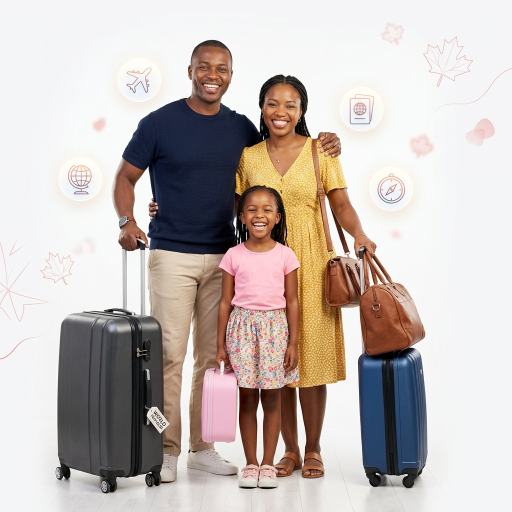
#> input picture staticfiles.failed-20260916124634/img/african_family_canada.2d25e731bcdc.png, 1024 x 1024 px (shown at 1/2 size)
$ python -i utils.py   (imports and definitions only)
#> lines starting #> are read from the running program, lines starting #| are printed output that depends on the picture
#> further down, picture is the input picture: PIL image 1024x1024 RGB; mean R, G, B 196.6, 187.1, 182.5
from PIL import Image, ImageOps
import cv2
import numpy as np
from pathlib import Path

# Spécifications minimales (MVP) — valeurs usuelles (peuvent être affinées)
PHOTO_SPECS = {
    "dv_lottery":  {"label":"DV Lottery (Green Card)", "size": (600, 600), "fmt": "JPEG", "bg": (255,255,255)},
    "france_visa": {"label":"Visa France",              "size": (413, 531), "fmt": "JPEG", "bg": (255,255,255)},  # ~35x45mm @300dpi
    "canada_visa": {"label":"Visa Canada",              "size": (591, 827), "fmt": "JPEG", "bg": (255,255,255)},  # ~50x70mm @300dpi
    "uk_visa":     {"label":"Visa UK",                  "size": (600, 750), "fmt": "JPEG", "bg": (255,255,255)},  # ratio 4:5
}

def _detect_face_bbox(pil_img: Image.Image):
    """Détection visage (approx) via Haar cascade. Retourne (x,y,w,h) ou None."""
    try:
        cv_img = cv2.cvtColor(np.array(pil_img.convert("RGB")), cv2.COLOR_RGB2BGR)
        gray = cv2.cvtColor(cv_img, cv2.COLOR_BGR2GRAY)
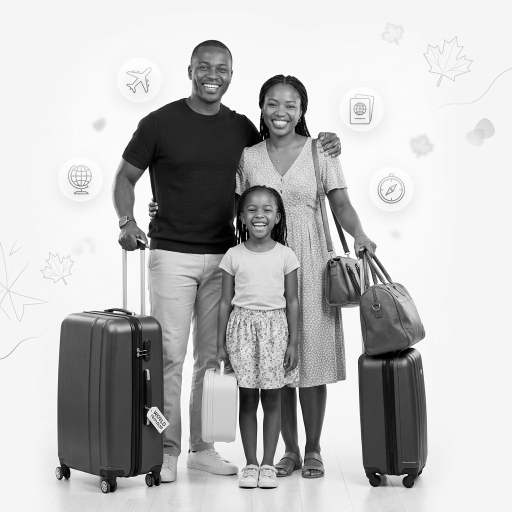
#> gray: shape (1024, 1024) (shown at 1/2 size); min 0, max 255, mean 189.4
        cascade_path = cv2.data.haarcascades + "haarcascade_frontalface_default.xml"
        face_cascade = cv2.CascadeClassifier(cascade_path)
        faces = face_cascade.detectMultiScale(gray, scaleFactor=1.15, minNeighbors=5, minSize=(80,80))
#> faces = [[376, 100, 94, 94], [516, 172, 94, 94], [476, 382, 90, 90]]
        if len(faces) == 0:
            return None
        # Prendre le visage le plus grand (souvent le bon)
        x,y,w,h = max(faces, key=lambda f: f[2]*f[3])
#> x = 376; y = 100; w = 94; h = 94
        return int(x), int(y), int(w), int(h)
    except Exception:
        return None

# [64 lines left out: functions _crop_to_aspect, process_photo, not called in this run]

>>> from PIL import Image
>>> picture = Image.open('../staticfiles.failed-20260916124634/img/african_family_canada.2d25e731bcdc.png')
>>> result = _detect_face_bbox(picture)
#> result = (376, 100, 94, 94)

$ run again, on staticfiles.failed-20260916124634/img/canada_backdrop.9a7df7c464de.png
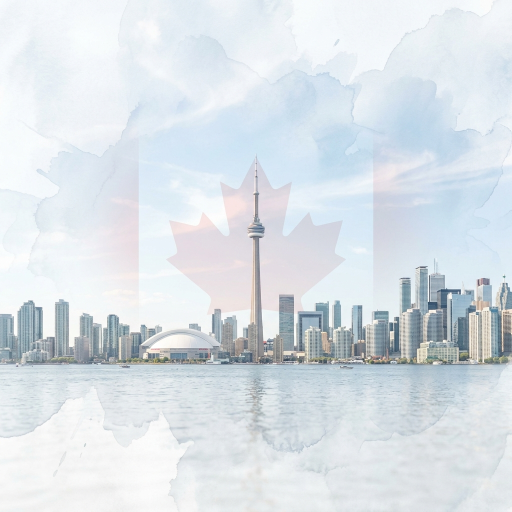
#> input picture staticfiles.failed-20260916124634/img/canada_backdrop.9a7df7c464de.png, 1024 x 1024 px (shown at 1/2 size)
#> picture is the input picture: PIL image 1024x1024 RGB; mean R, G, B 218.7, 225.9, 231.5
#> in _detect_face_bbox, `gray = cv2.cvtColor(cv_img, cv2.COLOR_BGR2GRAY)`:
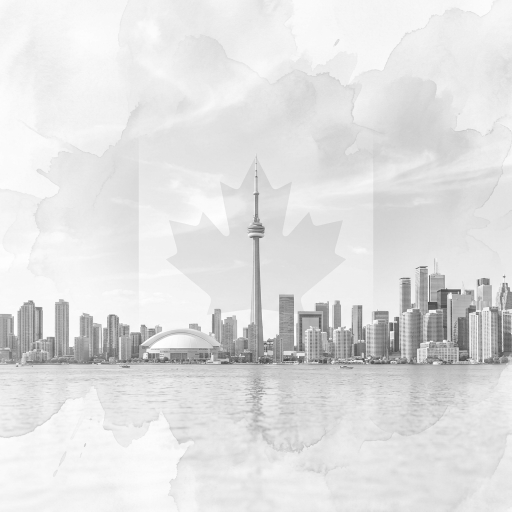
#> gray: shape (1024, 1024) (shown at 1/2 size); min 50, max 255, mean 224.4
#> faces = ()
